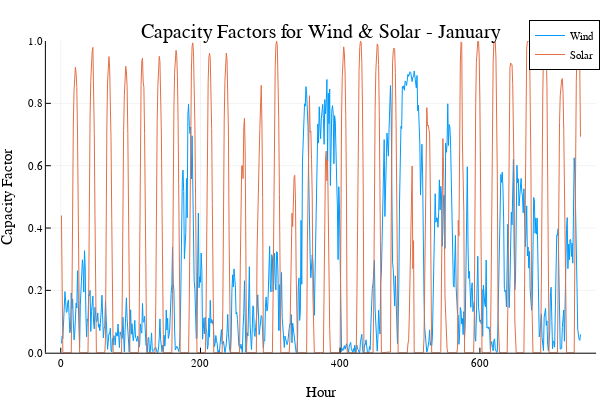

Notebook cell for this chart:
### Markdown cell above
Let's plot the first month of data (January), to get a feel for the patterns of variability...

### Code cell
plot(variability.Wind[1:(24*31)], ylims=(0,1), label="Wind")
plot!(variability.Solar[1:(24*31)], ylims=(0,1), label="Solar")
title!("Capacity Factors for Wind & Solar - January")
xaxis!("Hour")
yaxis!("Capacity Factor")

### Figure 1 — Plotly figure (JSON) as saved in the notebook; plotly's stock layout.template omitted (floating-point values rounded to 4 significant figures; data arrays with more than 128 entries replaced by an {"elided": "..."} marker saying what was removed)
{"data": [{"colorbar": {"title": ""}, "legendgroup": "Wind", "line": {"color": "rgba(0, 154, 250, 1.000)", "dash": "solid", "shape": "linear", "width": 1}, "mode": "lines", "name": "Wind", "showlegend": true, "type": "scatter", "x": {"elided": "744 int values"}, "xaxis": "x", "y": {"elided": "744 float values"}, "yaxis": "y", "zmax": null, "zmin": null}, {"colorbar": {"title": ""}, "legendgroup": "Solar", "line": {"color": "rgba(227, 111, 71, 1.000)", "dash": "solid", "shape": "linear", "width": 1}, "mode": "lines", "name": "Solar", "showlegend": true, "type": "scatter", "x": {"elided": "744 int values"}, "xaxis": "x", "y": {"elided": "744 float values"}, "yaxis": "y", "zmax": null, "zmin": null}], "layout": {"annotations": [{"font": {"color": "rgba(0, 0, 0, 1.000)", "family": "sans-serif", "size": 20}, "rotation": 0, "showarrow": false, "text": "Capacity Factors for Wind & Solar - January", "x": 0.535, "xanchor": "center", "xref": "paper", "y": 1, "yanchor": "top", "yref": "paper"}], "height": 400, "legend": {"bgcolor": "rgba(255, 255, 255, 1.000)", "bordercolor": "rgba(0, 0, 0, 1.000)", "borderwidth": 1, "font": {"color": "rgba(0, 0, 0, 1.000)", "family": "sans-serif", "size": 11}, "title": {"font": {"color": "rgba(0, 0, 0, 1.000)", "family": "sans-serif", "size": 15}, "text": ""}, "tracegroupgap": 0, "traceorder": "normal", "x": 1, "xanchor": "auto", "y": 1, "yanchor": "auto"}, "margin": {"b": 20, "l": 0, "r": 0, "t": 20}, "paper_bgcolor": "rgba(255, 255, 255, 1.000)", "plot_bgcolor": "rgba(255, 255, 255, 1.000)", "showlegend": true, "width": 600, "xaxis": {"anchor": "y", "domain": [0.07647, 0.9934], "gridcolor": "rgba(0, 0, 0, 0.100)", "gridwidth": 0.5, "linecolor": "rgba(0, 0, 0, 1.000)", "mirror": false, "range": [-21.29, 766.3], "showgrid": true, "showline": true, "showticklabels": true, "tickangle": 0, "tickcolor": "rgb(0, 0, 0)", "tickfont": {"color": "rgba(0, 0, 0, 1.000)", "family": "sans-serif", "size": 11}, "tickmode": "array", "ticks": "inside", "ticktext": ["0", "200", "400", "600"], "tickvals": [0, 200, 400, 600], "title": "Hour", "titlefont": {"color": "rgba(0, 0, 0, 1.000)", "family": "sans-serif", "size": 15}, "type": "-", "visible": true, "zeroline": false, "zerolinecolor": "rgba(0, 0, 0, 1.000)"}, "yaxis": {"anchor": "x", "domain": [0.07581, 0.9415], "gridcolor": "rgba(0, 0, 0, 0.100)", "gridwidth": 0.5, "linecolor": "rgba(0, 0, 0, 1.000)", "mirror": false, "range": [0, 1], "showgrid": true, "showline": true, "showticklabels": true, "tickangle": 0, "tickcolor": "rgb(0, 0, 0)", "tickfont": {"color": "rgba(0, 0, 0, 1.000)", "family": "sans-serif", "size": 11}, "tickmode": "array", "ticks": "inside", "ticktext": ["0.0", "0.2", "0.4", "0.6", "0.8", "1.0"], "tickvals": [0, 0.2, 0.4, 0.6, 0.8, 1], "title": "Capacity Factor", "titlefont": {"color": "rgba(0, 0, 0, 1.000)", "family": "sans-serif", "size": 15}, "type": "-", "visible": true, "zeroline": false, "zerolinecolor": "rgba(0, 0, 0, 1.000)"}}}
